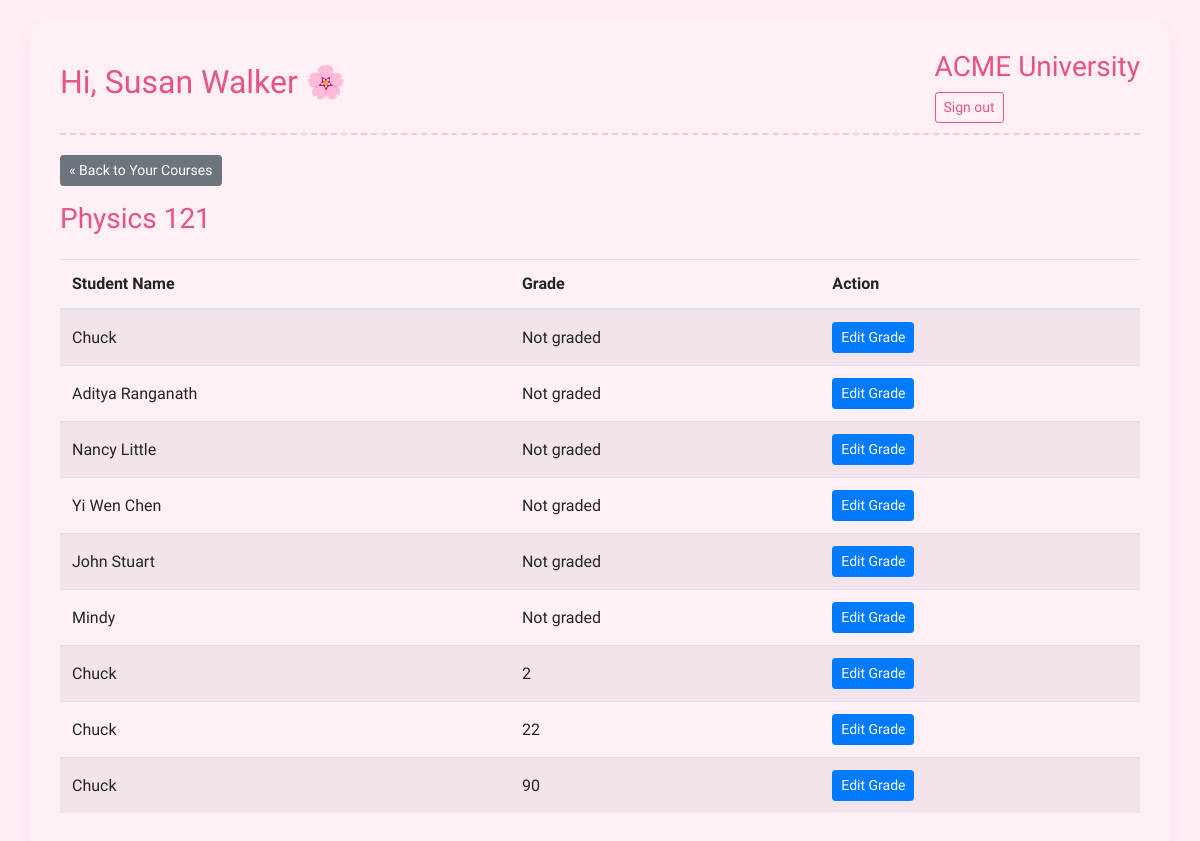
Screenshot of /teacher/course/1 (signed in) with the database file from the repository.
### models.py (models this page shows, shortened)
class User(db.Model, UserMixin):
    id = db.Column(db.Integer, primary_key=True)
    username = db.Column(db.String(80), unique=True, nullable=False)
    password = db.Column(db.String(120), nullable=False)
    role = db.Column(db.String(20), nullable=False)
    name = db.Column(db.String(100), nullable=True)

class Course(db.Model):
    id = db.Column(db.Integer, primary_key=True)
    name = db.Column(db.String(100), nullable=False)
    teacher_id = db.Column(db.Integer, db.ForeignKey('user.id'), nullable=False)
    teacher = db.relationship('User', backref=db.backref('courses', lazy=True))
    time = db.Column(db.String(50), nullable=False)
    capacity = db.Column(db.Integer, nullable=False)

class Enrollment(db.Model):
    id = db.Column(db.Integer, primary_key=True)
    student_id = db.Column(db.Integer, db.ForeignKey('user.id'), nullable=False)
    course_id = db.Column(db.Integer, db.ForeignKey('course.id'), nullable=False)
    grade = db.Column(db.Integer, nullable=True)
    student = db.relationship('User', backref=db.backref('enrollments', lazy=True))
    course = db.relationship('Course', backref=db.backref('enrollments', lazy=True))

### teacher_routes.py (the view)
@teacher_bp.route('/course/<int:course_id>')
@login_required
def course_details(course_id):
    if current_user.role != 'teacher':
        return redirect(url_for('auth.login'))
    course = Course.query.get(course_id)
    if not course or course.teacher_id != current_user.id:
        flash('Access denied')
        return redirect(url_for('teacher_bp.dashboard'))
    enrollments = Enrollment.query.filter_by(course_id=course_id).all()
    return render_template('course_details.html',
                          user=current_user,
                          course=course,
                          enrollments=enrollments)

### app.py (called while the page is built)
@login_manager.user_loader
def load_user(user_id):
    return User.query.get(int(user_id))

### templates/course_details.html (shortened to what this page needs)
{% extends "layout.html" %}
{% block content %}
<div class="mb-3">
    <a href="{{ url_for('teacher_bp.dashboard') }}" class="btn btn-sm btn-secondary">&laquo; Back to Your Courses</a>
</div>
<h3>{{ course.name }}</h3>
<div class="mt-4">
    {% if enrollments %}
    <table class="table table-striped">
        <thead>
            <tr>
                <th>Student Name</th>
                <th>Grade</th>
                <th>Action</th>
            </tr>
        </thead>
        <tbody>
            {% for enrollment in enrollments %}
            <tr>
                <td>{{ enrollment.student.name }}</td>
                <td>{{ enrollment.grade if enrollment.grade else 'Not graded' }}</td>
                <td>
                    <button type="button" class="btn btn-sm btn-primary" data-toggle="modal" data-target="#editGradeModal{{ enrollment.id }}">
                        Edit Grade
                    </button>
                </td>
            </tr>
            {% endfor %}
        </tbody>
    </table>
    {% else %}
    <div class="alert alert-info">
        There are no students enrolled in this course.
    </div>
    {% endif %}
</div>
{% endblock %}

### templates/layout.html (shortened to what this page needs)
<!DOCTYPE html>
<html lang="en">
<head>
    <link rel="stylesheet" href="https://stackpath.bootstrapcdn.com/bootstrap/4.5.2/css/bootstrap.min.css">
</head>
<body>
    <div class="container">
        {% if current_user.is_authenticated %}
        <div class="header">
            <h2>Hi, {{ current_user.name }} 🌸</h2>
            <div>
                <h3>ACME University</h3>
                <a href="{{ url_for('auth.logout') }}" class="btn btn-sm btn-outline-secondary">Sign out</a>
            </div>
        </div>
        {% endif %}
        {% block content %}{% endblock %}
    </div>
</body>
</html>

### templates/layout.html (style rules this page uses)
body { padding-top: 20px; background: #ffeef8; font-family: 'Quicksand', sans-serif; color: #4b2e2e; }
.container { background: #fff0f6; border-radius: 20px; padding: 30px; box-shadow: 0 8px 20px rgba(255, 192, 203, 0.3); }
.header { display: flex; justify-content: space-between; align-items: center; margin-bottom: 20px; padding-bottom: 10px; border-bottom: 2px dashed #f9c5d1; }
h2, h3 { color: #e75480; }
.btn-outline-secondary { color: #e75480; border-color: #e75480; }
.table th, .table td { vertical-align: middle; }

### rows the page displays
User: name "Susan Walker"
Course: name "Physics 121"
Enrollment: student.name "Chuck", grade "Not graded"
Enrollment: student.name "Aditya Ranganath", grade "Not graded"
Enrollment: student.name "Nancy Little", grade "Not graded"
Enrollment: student.name "Yi Wen Chen", grade "Not graded"
Enrollment: student.name "John Stuart", grade "Not graded"
Enrollment: student.name "Mindy", grade "Not graded"
Enrollment: student.name "Chuck", grade "2"
Enrollment: student.name "Chuck", grade "22"
Enrollment: student.name "Chuck", grade "90"
